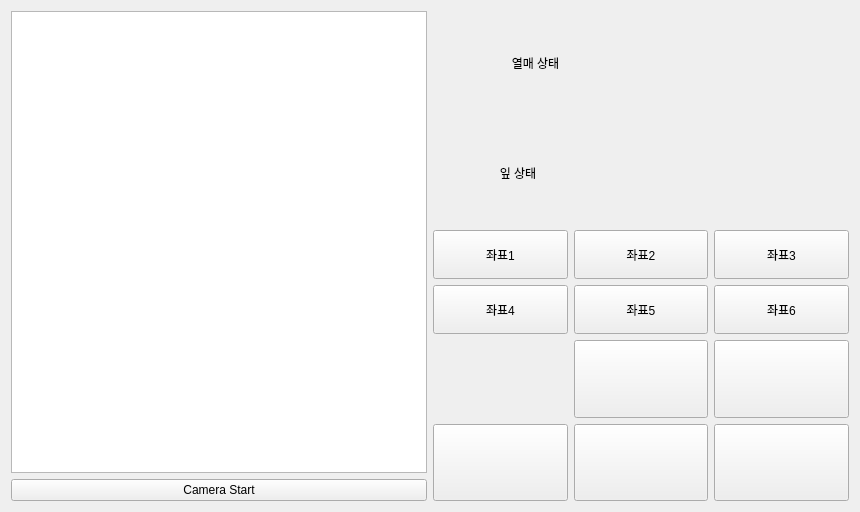
<?xml version="1.0" encoding="UTF-8"?>
<ui version="4.0">
 <class>Tab3TurtleBotControlPannel</class>
 <widget class="QWidget" name="Tab3TurtleBotControlPannel">
  <property name="geometry">
   <rect>
    <x>0</x>
    <y>0</y>
    <width>860</width>
    <height>512</height>
   </rect>
  </property>
  <property name="windowTitle">
   <string>Form</string>
  </property>
  <layout class="QHBoxLayout" name="horizontalLayout_2">
   <item>
    <layout class="QHBoxLayout" name="horizontalLayout" stretch="1,1">
     <item>
      <layout class="QVBoxLayout" name="verticalLayout">
       <item>
        <widget class="QGraphicsView" name="pGVCam"/>
       </item>
       <item>
        <widget class="QPushButton" name="pPBCamStart">
         <property name="text">
          <string>Camera Start</string>
         </property>
        </widget>
       </item>
      </layout>
     </item>
     <item>
      <layout class="QVBoxLayout" name="verticalLayout_2" stretch="2,1">
       <item>
        <layout class="QVBoxLayout" name="verticalLayout_3" stretch="1,1,1">
         <item>
          <layout class="QHBoxLayout" name="horizontalLayout_3" stretch="0,0">
           <item>
            <widget class="QLabel" name="label">
             <property name="text">
              <string>열매 상태</string>
             </property>
             <property name="alignment">
              <set>Qt::AlignmentFlag::AlignCenter</set>
             </property>
            </widget>
           </item>
           <item>
            <widget class="QLabel" name="plabelFruitStatus">
             <property name="sizePolicy">
              <sizepolicy hsizetype="Minimum" vsizetype="Minimum">
               <horstretch>0</horstretch>
               <verstretch>0</verstretch>
              </sizepolicy>
             </property>
             <property name="maximumSize">
              <size>
               <width>240</width>
               <height>110</height>
              </size>
             </property>
             <property name="text">
              <string/>
             </property>
             <property name="pixmap">
              <pixmap resource="STF_Image.qrc">:/STF_Image/STF_Image/STF_Danger.png</pixmap>
             </property>
             <property name="scaledContents">
              <bool>true</bool>
             </property>
            </widget>
           </item>
          </layout>
         </item>
         <item>
          <layout class="QHBoxLayout" name="horizontalLayout_4" stretch="1,2">
           <property name="sizeConstraint">
            <enum>QLayout::SizeConstraint::SetDefaultConstraint</enum>
           </property>
           <item>
            <widget class="QLabel" name="label_3">
             <property name="text">
              <string>잎 상태</string>
             </property>
             <property name="alignment">
              <set>Qt::AlignmentFlag::AlignCenter</set>
             </property>
            </widget>
           </item>
           <item>
            <widget class="QLabel" name="plabelLeafStatus">
             <property name="maximumSize">
              <size>
               <width>240</width>
               <height>110</height>
              </size>
             </property>
             <property name="text">
              <string/>
             </property>
             <property name="pixmap">
              <pixmap resource="STF_Image.qrc">:/STF_Image/STF_Image/STF_Good.png</pixmap>
             </property>
             <property name="scaledContents">
              <bool>true</bool>
             </property>
            </widget>
           </item>
          </layout>
         </item>
         <item>
          <layout class="QGridLayout" name="gridLayout_4">
           <item row="1" column="0">
            <widget class="QPushButton" name="pPBCoord4">
             <property name="sizePolicy">
              <sizepolicy hsizetype="Minimum" vsizetype="MinimumExpanding">
               <horstretch>0</horstretch>
               <verstretch>0</verstretch>
              </sizepolicy>
             </property>
             <property name="text">
              <string>좌표4</string>
             </property>
            </widget>
           </item>
           <item row="0" column="1">
            <widget class="QPushButton" name="pPBCoord2">
             <property name="sizePolicy">
              <sizepolicy hsizetype="Minimum" vsizetype="MinimumExpanding">
               <horstretch>0</horstretch>
               <verstretch>0</verstretch>
              </sizepolicy>
             </property>
             <property name="text">
              <string>좌표2</string>
             </property>
            </widget>
           </item>
           <item row="0" column="0">
            <widget class="QPushButton" name="pPBCoord1">
             <property name="sizePolicy">
              <sizepolicy hsizetype="Minimum" vsizetype="MinimumExpanding">
               <horstretch>0</horstretch>
               <verstretch>0</verstretch>
              </sizepolicy>
             </property>
             <property name="text">
              <string>좌표1</string>
             </property>
            </widget>
           </item>
           <item row="1" column="1">
            <widget class="QPushButton" name="pPBCoord5">
             <property name="sizePolicy">
              <sizepolicy hsizetype="Minimum" vsizetype="MinimumExpanding">
               <horstretch>0</horstretch>
               <verstretch>0</verstretch>
              </sizepolicy>
             </property>
             <property name="text">
              <string>좌표5</string>
             </property>
            </widget>
           </item>
           <item row="0" column="2">
            <widget class="QPushButton" name="pPBCoord3">
             <property name="sizePolicy">
              <sizepolicy hsizetype="Minimum" vsizetype="MinimumExpanding">
               <horstretch>0</horstretch>
               <verstretch>0</verstretch>
              </sizepolicy>
             </property>
             <property name="text">
              <string>좌표3</string>
             </property>
            </widget>
           </item>
           <item row="1" column="2">
            <widget class="QPushButton" name="pPBCoord6">
             <property name="sizePolicy">
              <sizepolicy hsizetype="Minimum" vsizetype="MinimumExpanding">
               <horstretch>0</horstretch>
               <verstretch>0</verstretch>
              </sizepolicy>
             </property>
             <property name="text">
              <string>좌표6</string>
             </property>
            </widget>
           </item>
          </layout>
         </item>
        </layout>
       </item>
       <item>
        <layout class="QGridLayout" name="gridLayout_2">
         <item row="1" column="2">
          <widget class="QPushButton" name="pPBright">
           <property name="sizePolicy">
            <sizepolicy hsizetype="Minimum" vsizetype="MinimumExpanding">
             <horstretch>0</horstretch>
             <verstretch>0</verstretch>
            </sizepolicy>
           </property>
           <property name="text">
            <string/>
           </property>
           <property name="icon">
            <iconset theme="QIcon::ThemeIcon::GoNext"/>
           </property>
           <property name="iconSize">
            <size>
             <width>72</width>
             <height>72</height>
            </size>
           </property>
          </widget>
         </item>
         <item row="0" column="1">
          <widget class="QPushButton" name="pPBup">
           <property name="sizePolicy">
            <sizepolicy hsizetype="Minimum" vsizetype="MinimumExpanding">
             <horstretch>0</horstretch>
             <verstretch>0</verstretch>
            </sizepolicy>
           </property>
           <property name="text">
            <string/>
           </property>
           <property name="icon">
            <iconset theme="QIcon::ThemeIcon::GoUp"/>
           </property>
           <property name="iconSize">
            <size>
             <width>72</width>
             <height>72</height>
            </size>
           </property>
          </widget>
         </item>
         <item row="1" column="1">
          <widget class="QPushButton" name="pPBdown">
           <property name="sizePolicy">
            <sizepolicy hsizetype="Minimum" vsizetype="MinimumExpanding">
             <horstretch>0</horstretch>
             <verstretch>0</verstretch>
            </sizepolicy>
           </property>
           <property name="text">
            <string/>
           </property>
           <property name="icon">
            <iconset theme="QIcon::ThemeIcon::GoDown"/>
           </property>
           <property name="iconSize">
            <size>
             <width>72</width>
             <height>72</height>
            </size>
           </property>
          </widget>
         </item>
         <item row="0" column="2">
          <widget class="QPushButton" name="pPBstop">
           <property name="sizePolicy">
            <sizepolicy hsizetype="Minimum" vsizetype="MinimumExpanding">
             <horstretch>0</horstretch>
             <verstretch>0</verstretch>
            </sizepolicy>
           </property>
           <property name="text">
            <string/>
           </property>
           <property name="icon">
            <iconset theme="QIcon::ThemeIcon::MediaPlaybackStop"/>
           </property>
           <property name="iconSize">
            <size>
             <width>72</width>
             <height>72</height>
            </size>
           </property>
          </widget>
         </item>
         <item row="1" column="0">
          <widget class="QPushButton" name="pPBleft">
           <property name="sizePolicy">
            <sizepolicy hsizetype="Minimum" vsizetype="MinimumExpanding">
             <horstretch>0</horstretch>
             <verstretch>0</verstretch>
            </sizepolicy>
           </property>
           <property name="text">
            <string/>
           </property>
           <property name="icon">
            <iconset theme="QIcon::ThemeIcon::GoPrevious"/>
           </property>
           <property name="iconSize">
            <size>
             <width>72</width>
             <height>72</height>
            </size>
           </property>
          </widget>
         </item>
        </layout>
       </item>
      </layout>
     </item>
    </layout>
   </item>
  </layout>
 </widget>
 <resources>
  <include location="STF_Image.qrc"/>
 </resources>
 <connections/>
</ui>
